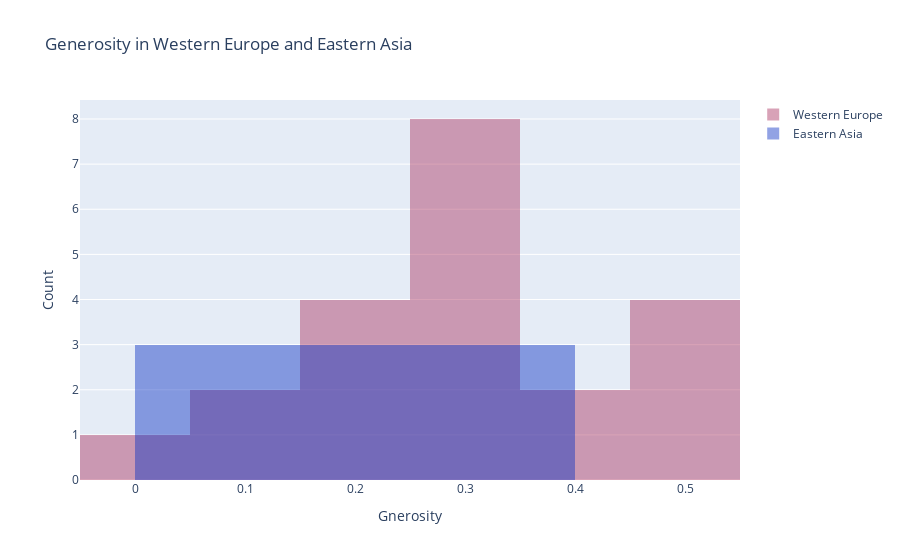

Source (notebook cell):
### Markdown cell above
# Histogram

### Code cell
# prepare data
WesternEurope= data_2015.Generosity[data_2015.Region == 'Western Europe']
EasternAsia = data_2015.Generosity[data_2015.Region == 'Eastern Asia']

trace1 = go.Histogram(
    x=WesternEurope,
    opacity=0.75,
    name = "Western Europe",
    marker=dict(color='rgba(171, 50, 96, 0.6)'))
trace2 = go.Histogram(
    x=EasternAsia,
    opacity=0.75,
    name = "Eastern Asia",
    marker=dict(color='rgba(12, 50, 196, 0.6)'))

data = [trace1, trace2]
layout = go.Layout(barmode='overlay',
                   title=' Generosity in Western Europe and Eastern Asia',
                   xaxis=dict(title='Gnerosity'),
                   yaxis=dict( title='Count'),
)
fig = go.Figure(data=data, layout=layout)
iplot(fig)

### Figure 1 — Plotly figure (JSON) as saved in the notebook; plotly's stock layout.template omitted (floating-point values rounded to 4 significant figures)
{"data": [{"marker": {"color": "rgba(171, 50, 96, 0.6)"}, "name": "Western Europe", "opacity": 0.75, "type": "histogram", "x": [0.2968, 0.4363, 0.3414, 0.347, 0.2335, 0.4761, 0.3626, 0.3309, 0.2803, 0.459, 0.2225, 0.5191, 0.2821, 0.1233, 0.1823, 0.5175, 0.2282, 0.2617, 0.3064, 0.1372, 0]}, {"marker": {"color": "rgba(12, 50, 196, 0.6)"}, "name": "Eastern Asia", "opacity": 0.75, "type": "histogram", "x": [0.2538, 0.1071, 0.1856, 0.3948, 0.08185, 0.3323]}], "layout": {"barmode": "overlay", "title": {"text": " Generosity in Western Europe and Eastern Asia"}, "xaxis": {"title": {"text": "Gnerosity"}}, "yaxis": {"title": {"text": "Count"}}}}
